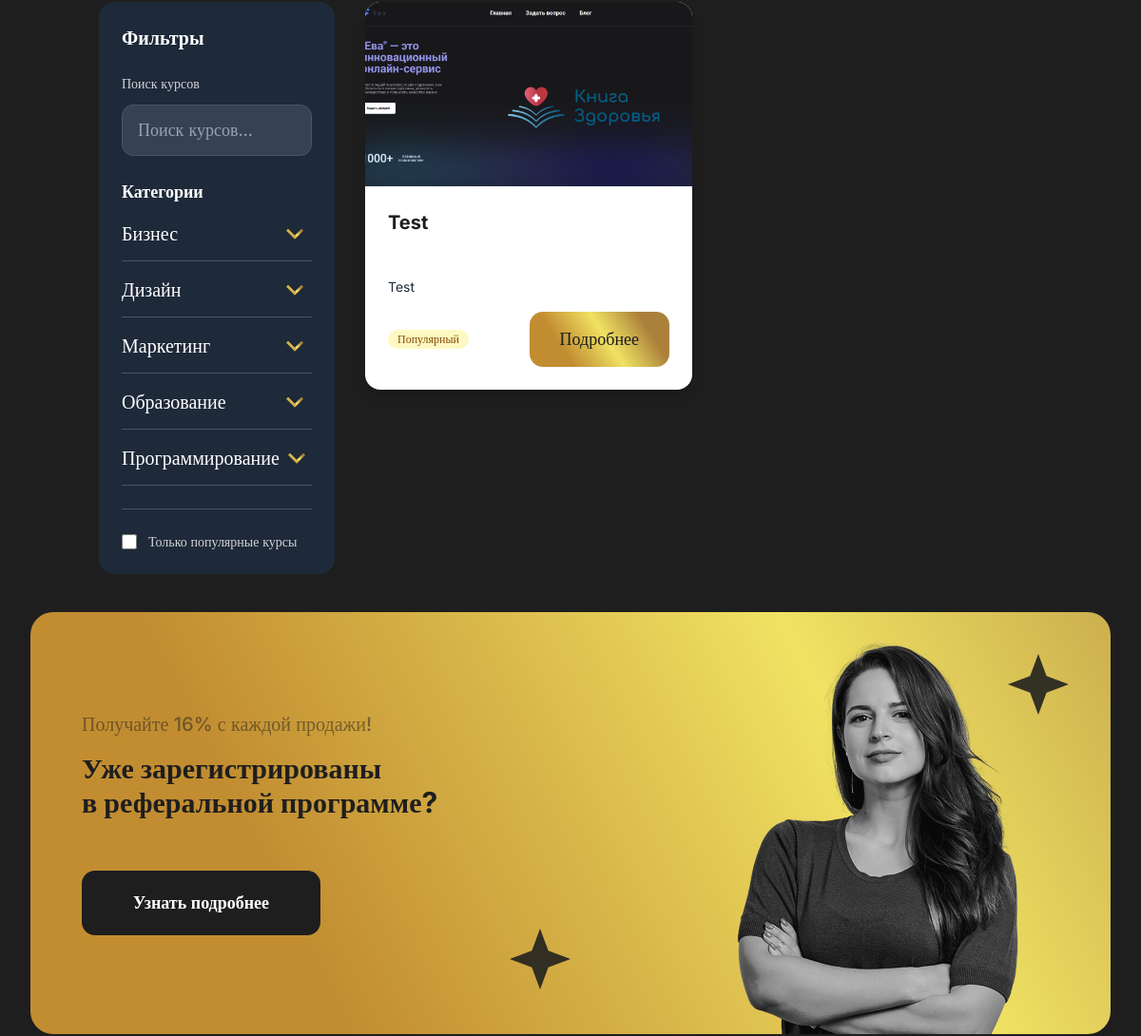
The page /course-catalogue/ (middle part) on the database as committed earlier.
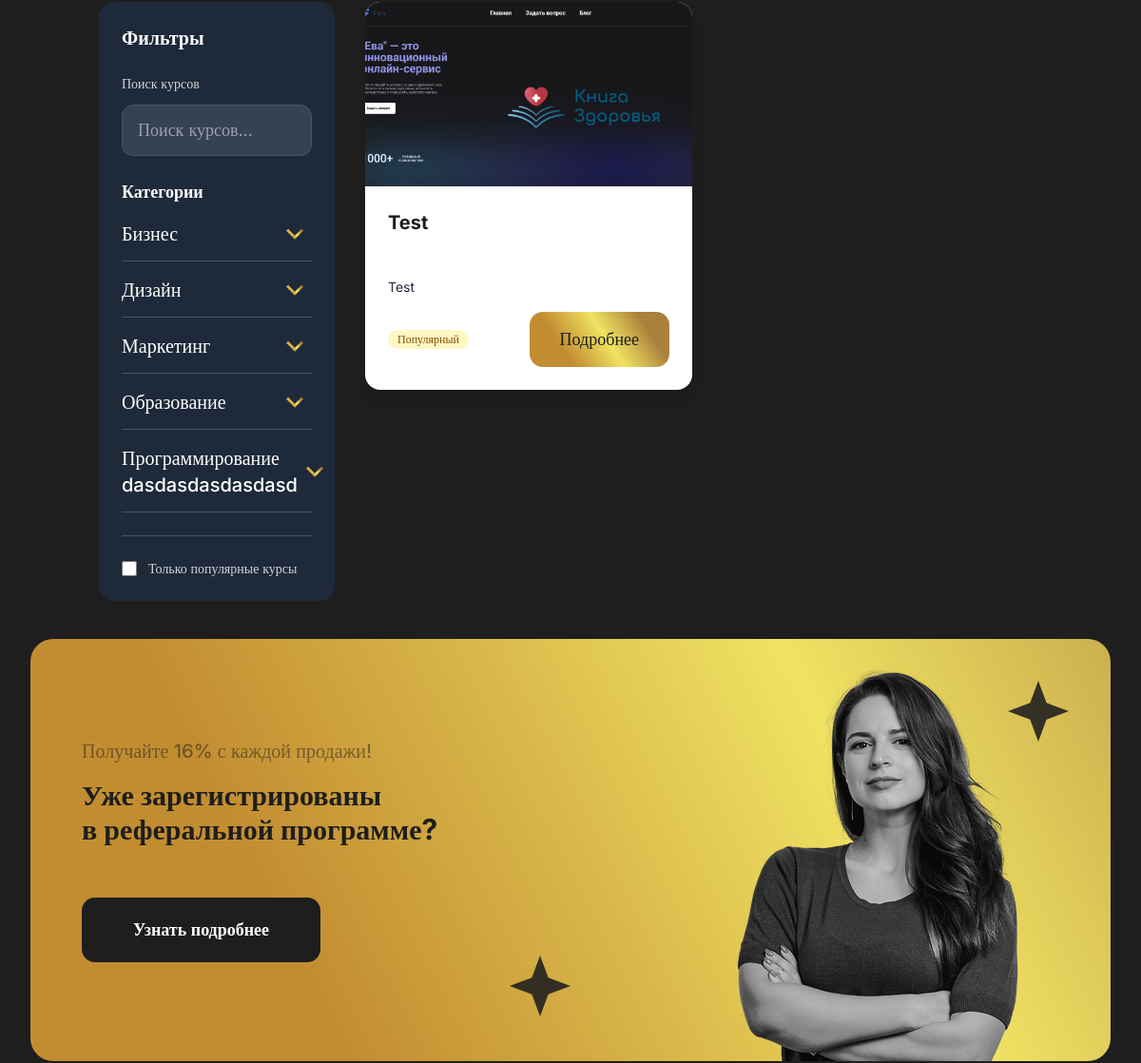
The same page on the database as committed later.
### apps/courses/models.py (models this page shows, shortened)
class Categories(models.Model):
    name = models.CharField(max_length=100, verbose_name="Название категории")
    icon = models.ImageField(upload_to='category_icons/', null=True, blank=True, verbose_name="Иконка категории")
    parent = models.ForeignKey('self', on_delete=models.CASCADE, null=True, blank=True, verbose_name="Родительская категория")
    created_at = models.DateTimeField(auto_now_add=True, verbose_name="Дата создания")
    class Meta:
        verbose_name = "Категория"
        verbose_name_plural = "1. Категории"
        ordering = ['name']

### apps/website/views.py (the view)
# urls.py: path('', views.course_catalogue, name='course_catalogue'),
def course_catalogue(request):
    from apps.courses.views import course_catalogue as courses_catalogue
    referral_promo_code = request.session.get('referral_promo_code')
    referral_user = request.session.get('referral_user')
    response = courses_catalogue(request)
    if referral_promo_code and referral_user:
        if hasattr(response, 'context_data'):
            response.context_data['referral_promo_code'] = referral_promo_code
            response.context_data['referral_user'] = referral_user
        else:
            pass
    return response

### apps/website/context_processors.py (called while the page is built)
def faq_context(request):
    return {
        'faqs': FAQ.objects.filter(is_active=True).order_by('order', 'created_at')
    }

### templates/course-catalogue.html (shortened to what the changed rows need)
{% extends 'base.html' %}
{% load static %}
{% block content %}
<section class="py-6 md:py-8 lg:py-10">
  <div class="container mx-auto px-4">
    <div class="flex flex-col lg:flex-row gap-8">
      <div class="lg:w-1/4">
        <div class="bg-gray-800 rounded-2xl p-6 sticky top-4">
          <div class="space-y-4">
            {% for category in main_categories %}
            <div x-data="{ open: false }" class="w-full relative" @click.outside="open = false">
              <button @click="open = !open; toggleCategory('{{ category.id }}')"
                class="text-left w-full flex items-center justify-between border-b border-white/20 pb-3.5 hover:border-white/40 transition-colors">
                <span class="md:text-lg/5 lg:text-xl text-white font-medium">
                  {{ category.name }}
                </span>
                <div class="p-2">
                </div>
              </button>
            </div>
            {% endfor %}
          </div>
        </div>
      </div>
    </div>
  </div>
</section>
<section class="mb-12 md:mb-20 lg:mb-31">
  <div class="bg-gradient-banner min-h-111 rounded-3xl overflow-hidden">
    <div class="relative flex max-lg:flex-col lg:items-center justify-between gap-x-7 gap-y-6">
      <div class="px-4 md:px-6 lg:px-13.5 pt-6 lg:py-23.5 flex-1">
        <div class="w-full lg:max-w-145">
          <h2 class="font-bold text-primary text-2xl md:text-3xl lg:text-basic-40/12.5 mb-6 md:mb-11 lg:mb-13.5">
            Уже зарегистрированы <br class="max-lg:hidden"> в реферальной программе?
          </h2>
        </div>
      </div>
    </div>
  </div>
</section>
{% endblock %}

Rows that differ between the two databases and show on the page:
changed Categories: name "Программирование" → "Программирование dasdasdasdasdasd"
